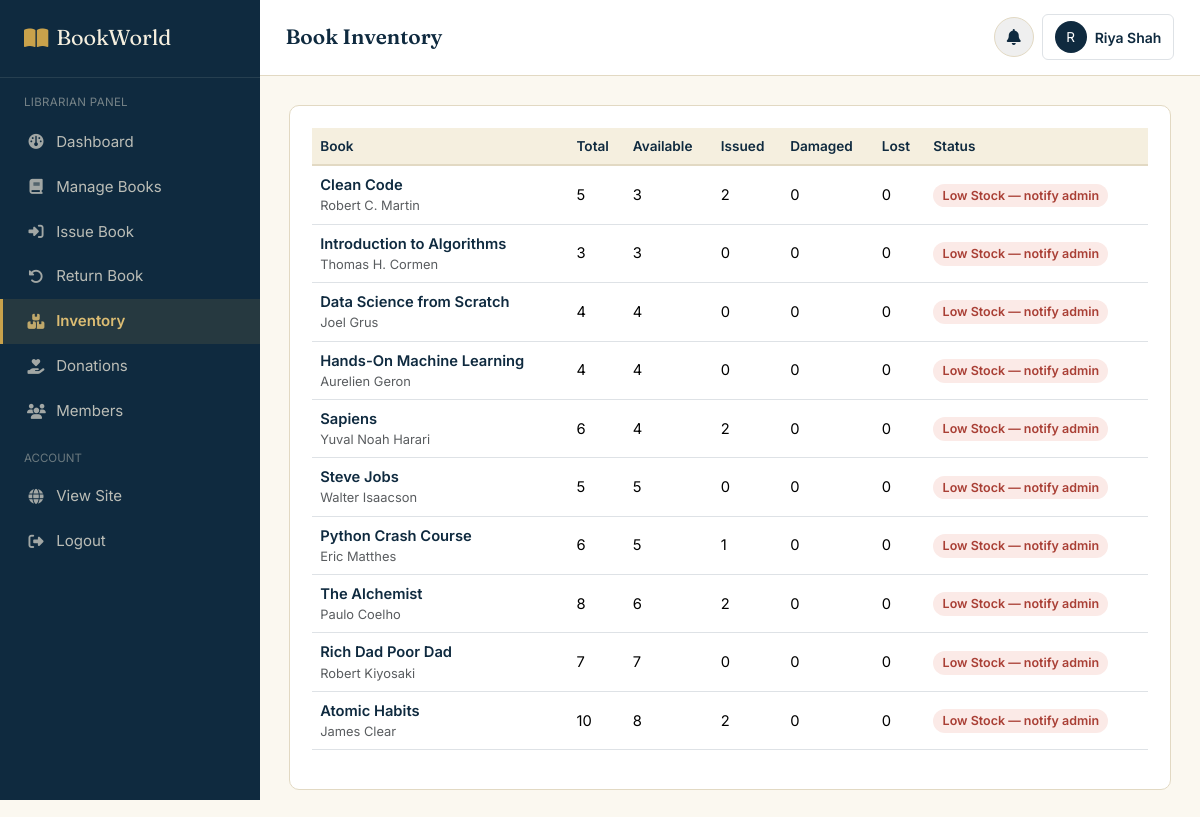
/librarian/inventory.php (signed in), run on the app's committed database.
### tables this page shows
CREATE TABLE book_inventory (
    inventory_id INT AUTO_INCREMENT PRIMARY KEY,
    book_id INT NOT NULL UNIQUE,
    total_quantity INT NOT NULL DEFAULT 0,
    available_quantity INT NOT NULL DEFAULT 0,
    issued_quantity INT NOT NULL DEFAULT 0,
    damaged_quantity INT NOT NULL DEFAULT 0,
    lost_quantity INT NOT NULL DEFAULT 0,
    FOREIGN KEY (book_id) REFERENCES books(book_id) ON DELETE CASCADE
);

CREATE TABLE books (
    book_id INT AUTO_INCREMENT PRIMARY KEY,
    title VARCHAR(200) NOT NULL,
    author VARCHAR(150) NOT NULL,
    isbn VARCHAR(20) UNIQUE,
    publisher VARCHAR(150),
    publication_year YEAR,
    language VARCHAR(50) DEFAULT 'English',
    category_id INT,
    price DECIMAL(10,2) DEFAULT 0.00,
    description TEXT,
    book_image VARCHAR(255) DEFAULT 'default-book.png',
    status ENUM('active','inactive') DEFAULT 'active',
    view_count INT DEFAULT 0,
    created_at DATETIME DEFAULT CURRENT_TIMESTAMP,
    FOREIGN KEY (category_id) REFERENCES categories(category_id) ON DELETE SET NULL
);

### includes/functions.php (called while the page is built, shortened)
<?php
function clean($str) {
    return htmlspecialchars(trim($str), ENT_QUOTES, 'UTF-8');
}

### librarian/inventory.php (the view, shortened to what this page needs)
<?php
require_once '../config/database.php';
require_once '../includes/functions.php';
$inventory = mysqli_query($conn, "SELECT b.book_id, b.title, b.author, bi.* FROM book_inventory bi JOIN books b ON b.book_id = bi.book_id ORDER BY bi.available_quantity ASC");
?>
<!DOCTYPE html>
<html lang="en">
<head>
<link href="https://cdn.jsdelivr.net/npm/bootstrap@5.3.3/dist/css/bootstrap.min.css" rel="stylesheet">
<link rel="stylesheet" href="https://cdnjs.cloudflare.com/ajax/libs/font-awesome/6.5.2/css/all.min.css">
<link rel="stylesheet" href="../assets/css/style.css">
<link rel="stylesheet" href="../assets/css/dashboard.css">
</head>
<body>
<div class="bw-app">
<?php include '../includes/sidebar_librarian.php'; ?>
<main class="bw-main">
<?php include '../includes/dashboard_topbar.php'; ?>
<div class="bw-content">
  <div class="bw-panel">
    <div class="table-responsive">
      <table class="table table-bw align-middle">
        <thead><tr><th>Book</th><th>Total</th><th>Available</th><th>Issued</th><th>Damaged</th><th>Lost</th><th>Status</th></tr></thead>
        <tbody>
          <?php while ($inv = mysqli_fetch_assoc($inventory)): ?>
            <tr>
              <td class="fw-semibold text-navy"><?= clean($inv['title']) ?><div class="small text-muted fw-normal"><?= clean($inv['author']) ?></div></td>
              <td><?= $inv['total_quantity'] ?></td>
              <td><?= $inv['available_quantity'] ?></td>
              <td><?= $inv['issued_quantity'] ?></td>
              <td><?= $inv['damaged_quantity'] ?></td>
              <td><?= $inv['lost_quantity'] ?></td>
              <td>
                <?php if ($inv['available_quantity'] <= LOW_STOCK_THRESHOLD): ?>
                  <span class="badge-bw-danger">Low Stock — notify admin</span>
                <?php else: ?>
                  <span class="badge-bw-success">Healthy</span>
                <?php endif; ?>
              </td>
            </tr>
          <?php endwhile; ?>
        </tbody>
      </table>
    </div>
  </div>
</div>
</main>
</div>
</body>
</html>

### assets/css/style.css (style rules this page uses)
:root { --bw-navy: #0F2A3F; --bw-navy-light: #1A4160; --bw-green: #2F5233; --bw-green-light: #3E6B45; --bw-brass: #C9A24B; --bw-brass-light: #DCBD73; --bw-paper: #F5EFDF; --bw-paper-soft: #FBF8F0; --bw-ink: #1D2430; --bw-slate: #5B6472; --bw-line: #E2D9C3; --bw-danger: #A93F35; --bw-danger-bg: #FBEAE7; --bw-success: #2F5233; --bw-success-bg: #EAF1E7; --bw-warning: #B4791F; --bw-warning-bg: #FBF1E1; --font-display: 'Fraunces', Georgia, serif; --font-body: 'Inter', -apple-system, BlinkMacSystemFont, sans-serif; --radius-sm: 6px; --radius-md: 10px; --shadow-card: 0 1px 3px rgba(15, 42, 63, 0.08), 0 1px 2px rgba(15, 42, 63, 0.06); }
* { box-sizing: border-box; }
body { font-family: var(--font-body); color: var(--bw-ink); background: var(--bw-paper-soft); margin: 0; }
.badge-bw-danger { background: var(--bw-danger-bg); color: var(--bw-danger); font-weight: 600; }
.badge-bw-success, .badge-bw-danger, .badge-bw-warning, .badge-bw-navy { padding: 0.35em 0.75em; border-radius: 20px; font-size: 0.78rem; }
.text-navy { color: var(--bw-navy) !important; }

### assets/css/dashboard.css (style rules this page uses)
.bw-app { display: flex; min-height: 100vh; }
.bw-main { flex: 1; min-width: 0; background: var(--bw-paper-soft); }
.bw-content { padding: 1.8rem; }
.bw-panel { background: #fff; border: 1px solid var(--bw-line); border-radius: var(--radius-md); padding: 1.4rem; }
.table-bw thead th { background: var(--bw-paper); color: var(--bw-navy); font-weight: 600; font-size: 0.85rem; border-bottom: 2px solid var(--bw-line); }
.table-bw td { vertical-align: middle; font-size: 0.92rem; }

### data on the page
book_inventory: book.title "Clean Code", book.author "Robert C. Martin", total_quantity "5", available_quantity "3", issued_quantity "2", damaged_quantity "0", lost_quantity "0", shows "Low Stock — notify admin"
book_inventory: book.title "Introduction to Algorithms", book.author "Thomas H. Cormen", total_quantity "3", available_quantity "3", issued_quantity "0", damaged_quantity "0", lost_quantity "0", shows "Low Stock — notify admin"
book_inventory: book.title "Data Science from Scratch", book.author "Joel Grus", total_quantity "4", available_quantity "4", issued_quantity "0", damaged_quantity "0", lost_quantity "0", shows "Low Stock — notify admin"
book_inventory: book.title "Hands-On Machine Learning", book.author "Aurelien Geron", total_quantity "4", available_quantity "4", issued_quantity "0", damaged_quantity "0", lost_quantity "0", shows "Low Stock — notify admin"
book_inventory: book.title "Sapiens", book.author "Yuval Noah Harari", total_quantity "6", available_quantity "4", issued_quantity "2", damaged_quantity "0", lost_quantity "0", shows "Low Stock — notify admin"
book_inventory: book.title "Steve Jobs", book.author "Walter Isaacson", total_quantity "5", available_quantity "5", issued_quantity "0", damaged_quantity "0", lost_quantity "0", shows "Low Stock — notify admin"
book_inventory: book.title "Python Crash Course", book.author "Eric Matthes", total_quantity "6", available_quantity "5", issued_quantity "1", damaged_quantity "0", lost_quantity "0", shows "Low Stock — notify admin"
book_inventory: book.title "The Alchemist", book.author "Paulo Coelho", total_quantity "8", available_quantity "6", issued_quantity "2", damaged_quantity "0", lost_quantity "0", shows "Low Stock — notify admin"
book_inventory: book.title "Rich Dad Poor Dad", book.author "Robert Kiyosaki", total_quantity "7", available_quantity "7", issued_quantity "0", damaged_quantity "0", lost_quantity "0", shows "Low Stock — notify admin"
book_inventory: book.title "Atomic Habits", book.author "James Clear", total_quantity "10", available_quantity "8", issued_quantity "2", damaged_quantity "0", lost_quantity "0", shows "Low Stock — notify admin"

### other printed values
$page_title "Book Inventory"
substr($current_user_name, 0, 1) "R"
$current_user_name "Riya Shah"
